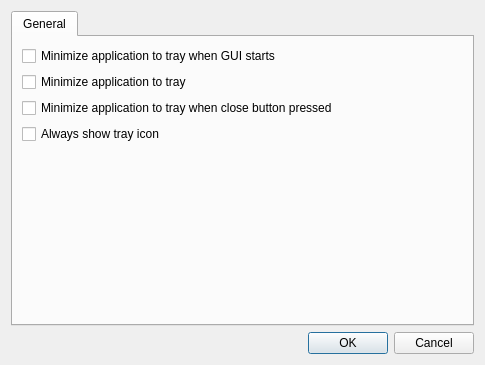
<?xml version="1.0" encoding="UTF-8"?>
<ui version="4.0">
 <class>UISettingsDialog</class>
 <widget class="QDialog" name="UISettingsDialog">
  <property name="geometry">
   <rect>
    <x>0</x>
    <y>0</y>
    <width>485</width>
    <height>365</height>
   </rect>
  </property>
  <property name="windowTitle">
   <string>Dialog</string>
  </property>
  <layout class="QVBoxLayout" name="verticalLayout">
   <item>
    <widget class="QTabWidget" name="tabWidget">
     <property name="currentIndex">
      <number>0</number>
     </property>
     <widget class="QWidget" name="tab">
      <attribute name="title">
       <string>General</string>
      </attribute>
      <layout class="QVBoxLayout" name="verticalLayout_2">
       <item>
        <widget class="QCheckBox" name="chkMinimizeToTrayOnStart">
         <property name="text">
          <string>Minimize application to tray when GUI starts</string>
         </property>
        </widget>
       </item>
       <item>
        <widget class="QCheckBox" name="chkMinimizeToTray">
         <property name="text">
          <string>Minimize application to tray</string>
         </property>
        </widget>
       </item>
       <item>
        <widget class="QCheckBox" name="chkMinimizeToTrayOnClose">
         <property name="text">
          <string>Minimize application to tray when close button pressed</string>
         </property>
        </widget>
       </item>
       <item>
        <widget class="QCheckBox" name="chkAlwaysShowTray">
         <property name="text">
          <string>Always show tray icon</string>
         </property>
        </widget>
       </item>
       <item>
        <spacer name="verticalSpacer">
         <property name="orientation">
          <enum>Qt::Vertical</enum>
         </property>
         <property name="sizeHint" stdset="0">
          <size>
           <width>20</width>
           <height>40</height>
          </size>
         </property>
        </spacer>
       </item>
      </layout>
     </widget>
    </widget>
   </item>
   <item>
    <widget class="QDialogButtonBox" name="buttonBox">
     <property name="orientation">
      <enum>Qt::Horizontal</enum>
     </property>
     <property name="standardButtons">
      <set>QDialogButtonBox::Cancel|QDialogButtonBox::Ok</set>
     </property>
    </widget>
   </item>
  </layout>
 </widget>
 <resources/>
 <connections>
  <connection>
   <sender>buttonBox</sender>
   <signal>accepted()</signal>
   <receiver>UISettingsDialog</receiver>
   <slot>accept()</slot>
   <hints>
    <hint type="sourcelabel">
     <x>248</x>
     <y>254</y>
    </hint>
    <hint type="destinationlabel">
     <x>157</x>
     <y>274</y>
    </hint>
   </hints>
  </connection>
  <connection>
   <sender>buttonBox</sender>
   <signal>rejected()</signal>
   <receiver>UISettingsDialog</receiver>
   <slot>reject()</slot>
   <hints>
    <hint type="sourcelabel">
     <x>316</x>
     <y>260</y>
    </hint>
    <hint type="destinationlabel">
     <x>286</x>
     <y>274</y>
    </hint>
   </hints>
  </connection>
 </connections>
</ui>
